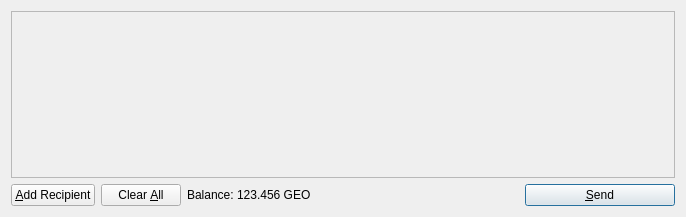
<?xml version="1.0" encoding="UTF-8"?>
<ui version="4.0">
 <class>SendCoinsDialog</class>
 <widget class="QDialog" name="SendCoinsDialog">
  <property name="geometry">
   <rect>
    <x>0</x>
    <y>0</y>
    <width>686</width>
    <height>217</height>
   </rect>
  </property>
  <property name="windowTitle">
   <string>Send Logs</string>
  </property>
  <layout class="QVBoxLayout" name="verticalLayout">
   <item>
    <widget class="QScrollArea" name="scrollArea">
     <property name="widgetResizable">
      <bool>true</bool>
     </property>
     <widget class="QWidget" name="scrollAreaWidgetContents">
      <property name="geometry">
       <rect>
        <x>0</x>
        <y>0</y>
        <width>666</width>
        <height>165</height>
       </rect>
      </property>
      <layout class="QVBoxLayout" name="verticalLayout_2">
       <property name="margin">
        <number>0</number>
       </property>
       <item>
        <layout class="QVBoxLayout" name="entries">
         <property name="spacing">
          <number>6</number>
         </property>
        </layout>
       </item>
       <item>
        <spacer name="verticalSpacer">
         <property name="orientation">
          <enum>Qt::Vertical</enum>
         </property>
         <property name="sizeHint" stdset="0">
          <size>
           <width>20</width>
           <height>40</height>
          </size>
         </property>
        </spacer>
       </item>
      </layout>
     </widget>
    </widget>
   </item>
   <item>
    <layout class="QHBoxLayout" name="horizontalLayout">
     <item>
      <widget class="QPushButton" name="addButton">
       <property name="toolTip">
        <string>Send to multiple recipients at once</string>
       </property>
       <property name="text">
        <string>&amp;Add Recipient</string>
       </property>
       <property name="icon">
        <iconset resource="../bitcoin.qrc">
         <normaloff>:/icons/add</normaloff>:/icons/add</iconset>
       </property>
       <property name="autoDefault">
        <bool>false</bool>
       </property>
      </widget>
     </item>
     <item>
      <widget class="QPushButton" name="clearButton">
       <property name="sizePolicy">
        <sizepolicy hsizetype="Minimum" vsizetype="Fixed">
         <horstretch>0</horstretch>
         <verstretch>0</verstretch>
        </sizepolicy>
       </property>
       <property name="toolTip">
        <string>Remove all transaction fields</string>
       </property>
       <property name="text">
        <string>Clear &amp;All</string>
       </property>
       <property name="icon">
        <iconset resource="../bitcoin.qrc">
         <normaloff>:/icons/remove</normaloff>:/icons/remove</iconset>
       </property>
       <property name="autoRepeatDelay">
        <number>300</number>
       </property>
       <property name="autoDefault">
        <bool>false</bool>
       </property>
      </widget>
     </item>
     <item>
      <layout class="QHBoxLayout" name="horizontalLayout_2">
       <property name="spacing">
        <number>3</number>
       </property>
       <item>
        <widget class="QLabel" name="label">
         <property name="text">
          <string>Balance:</string>
         </property>
        </widget>
       </item>
       <item>
        <widget class="QLabel" name="labelBalance">
         <property name="cursor">
          <cursorShape>IBeamCursor</cursorShape>
         </property>
         <property name="text">
          <string>123.456 GEO</string>
         </property>
         <property name="textInteractionFlags">
          <set>Qt::LinksAccessibleByMouse|Qt::TextSelectableByKeyboard|Qt::TextSelectableByMouse</set>
         </property>
        </widget>
       </item>
      </layout>
     </item>
     <item>
      <spacer name="horizontalSpacer">
       <property name="orientation">
        <enum>Qt::Horizontal</enum>
       </property>
       <property name="sizeHint" stdset="0">
        <size>
         <width>40</width>
         <height>20</height>
        </size>
       </property>
      </spacer>
     </item>
     <item>
      <widget class="QPushButton" name="sendButton">
       <property name="minimumSize">
        <size>
         <width>150</width>
         <height>0</height>
        </size>
       </property>
       <property name="toolTip">
        <string>Confirm the send action</string>
       </property>
       <property name="text">
        <string>&amp;Send</string>
       </property>
       <property name="icon">
        <iconset resource="../bitcoin.qrc">
         <normaloff>:/icons/send</normaloff>:/icons/send</iconset>
       </property>
       <property name="default">
        <bool>true</bool>
       </property>
      </widget>
     </item>
    </layout>
   </item>
  </layout>
 </widget>
 <resources>
  <include location="../bitcoin.qrc"/>
 </resources>
 <connections/>
</ui>
